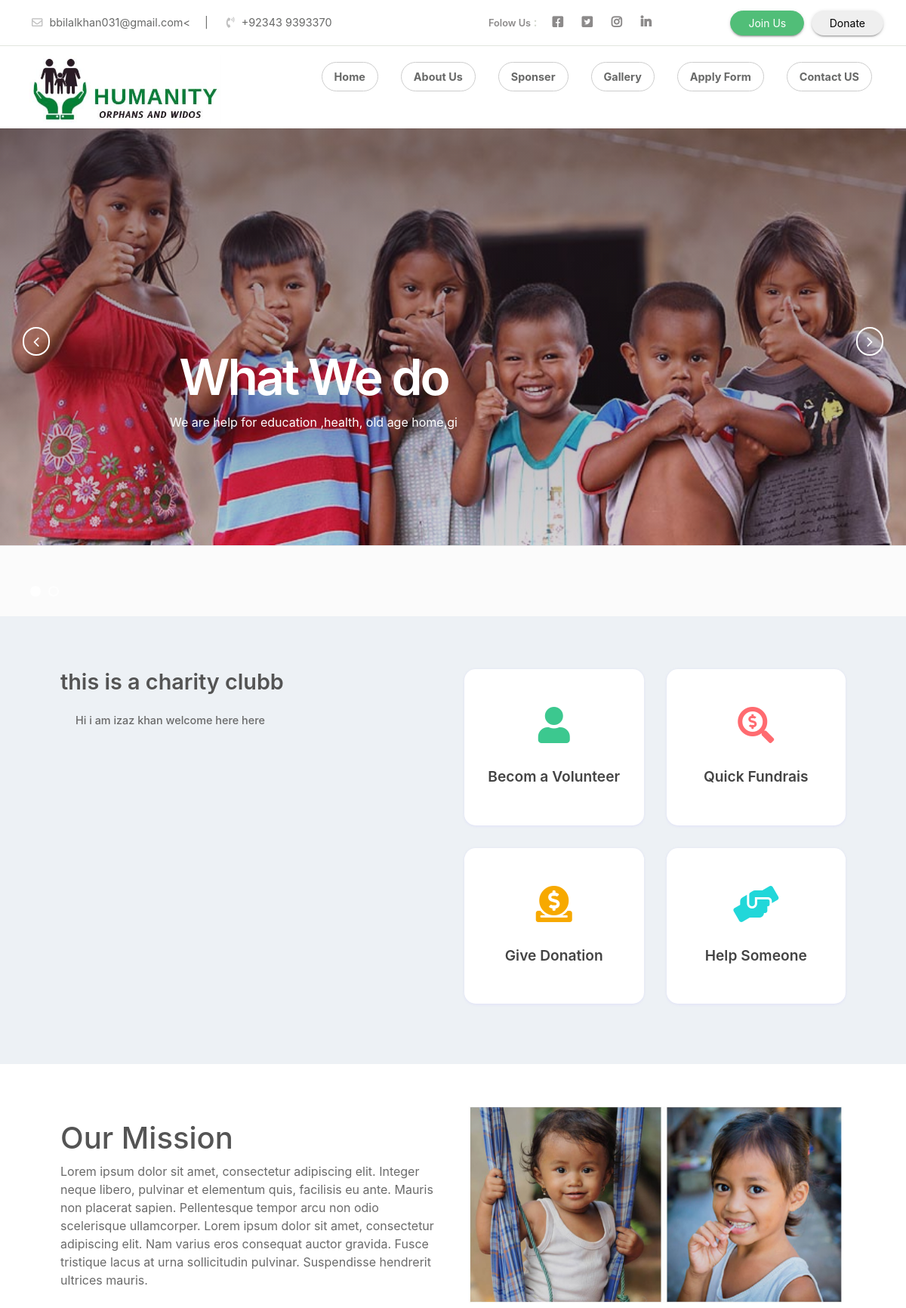
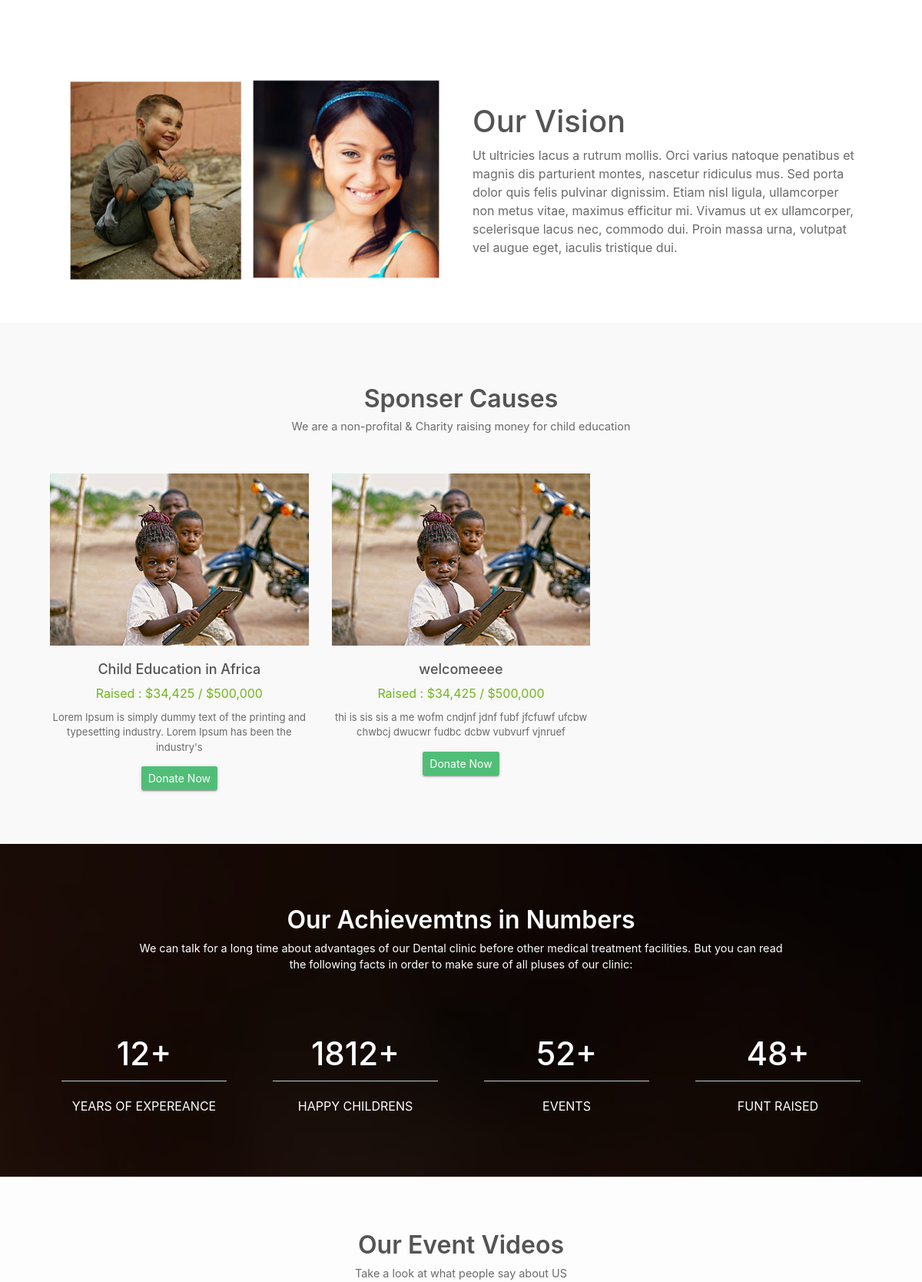
The page / (upper part) on the database its author committed (2 pictures, top to bottom).
### tables this page shows
CREATE TABLE `slider` (
  `id` int(11) NOT NULL,
  `image` varchar(100) NOT NULL,
  `title` varchar(50) NOT NULL,
  `des` varchar(50) NOT NULL
);

CREATE TABLE `about` (
  `id` int(11) NOT NULL,
  `title` varchar(100) NOT NULL,
  `des` text NOT NULL
);

CREATE TABLE `mission` (
  `id` int(11) NOT NULL,
  `image` varchar(100) NOT NULL,
  `title` varchar(50) NOT NULL,
  `des` text NOT NULL,
  `title1` varchar(100) NOT NULL,
  `image2` varchar(100) NOT NULL
);

CREATE TABLE `vision` (
  `id` int(11) NOT NULL,
  `image` varchar(100) NOT NULL,
  `title` varchar(50) NOT NULL,
  `des` text NOT NULL
);

CREATE TABLE `sponser` (
  `id` int(11) NOT NULL,
  `image` varchar(100) NOT NULL,
  `title` varchar(100) NOT NULL,
  `des` varchar(1000) NOT NULL,
  `price` varchar(100) NOT NULL
);

### index.php (called while the page is built)
<?php
include "head.php";
include "navbar.php";
include "body.php";
include "footer.php";
?>

### body.php (the view, shortened to what this page needs)
 <?php include 'dbcon.php'; ?>
    <div class="slider">
        <div class="owl-carousel ">
                   <?php $select="SELECT * FROM `slider` limit  3";
      $query=mysqli_query($con,$select);
      while ($row = mysqli_fetch_assoc($query)) {
        ?>
            <div class="slider-img">
                <div class="item">
                    <div class="slider-img">
                        <img src="admin/<?php echo $row['image']; ?>" alt="">
                    </div>
                    <div class="container">
                        <div class="row">
                            <div class="col-lg-offset-2 col-lg-8 col-md-offset-2 col-md-8 col-sm-12 col-xs-12">
                                <div class="animated bounceInDown slider-captions">
                                    <h1 class="slider-title"><?php echo $row['title']; ?></h1>
                                    <p class="slider-text hidden-xs"><?php echo $row['des']; ?></p>
                                </div>
                            </div>
                        </div>
                    </div>
                </div>
            </div>
<?php } ?>
        </div>
    </div>
<div class="about-us container-fluid">
    <div class="container">
  <?php $select="SELECT * FROM `about` limit  3";
      $query=mysqli_query($con,$select);
      while ($row = mysqli_fetch_assoc($query)) {
        ?>
        <div class="row natur-row no-margin w-100">
            <div class="text-part col-md-6">
                <h2><?php echo $row['title']; ?></h2>
                <p><?php echo $row['des']; ?> </p>
            </div>
        <?php } ?>
            <div class="image-part col-md-6">
                <div class="about-quick-box row">
                    <div class="col-md-6">
                        <div class="about-qcard">
                          <a href="become.php"> <i class="fas fa-user"></i>
                            <p>Becom a Volunteer</p></a>
                        </div>
                    </div>
                     <div class="col-md-6">
                        <div class="about-qcard ">
                          <a href="quick.php"> <i class="fas fa-search-dollar red"></i>
                            <p>Quick Fundrais</p></a>
                        </div>
                    </div>
                     <div class="col-md-6">
                        <div class="about-qcard ">
                          <a href="give.php"> <i class="fas fa-donate yell"></i>
                            <p>Give Donation</p></a>
                        </div>
                    </div>
                     <div class="col-md-6">
                        <div class="about-qcard ">
                          <a href="help.php"> <i class="fas fa-hands-helping blu"></i>
                            <p>Help Someone</p></a>
                        </div>
                    </div>
                </div>
            </div>
        </div>
    </div>
</div>
  <section class="container-fluid mission-vision">
      <div class="container">
          <div class="row mission">
             <?php $select="SELECT * FROM `mission` limit  3";
      $query=mysqli_query($con,$select);
      while ($row = mysqli_fetch_assoc($query)) {
        ?>
              <div class="col-md-6 mv-det">
                  <h1><?php echo $row['title'];?></h1>
                  <p><?php echo $row['des'];?></p>
              </div>
              <div class="col-md-6 mv-img">
                  <img src="admin/<?php echo $row['image'];?>" alt="">
              </div>
          <?php } ?>
          </div>
          <div class="row vision">
             <?php $select="SELECT * FROM `vision` limit  3";
      $query=mysqli_query($con,$select);
      while ($row = mysqli_fetch_assoc($query)) {
        ?>
              <div class="col-md-6 mv-img">
                   <img src="admin/<?php echo $row['image'];?>" alt="">
              </div>
              <div class="col-md-6 mv-det">
                   <h1><?php echo $row['title'];?></h1>
                   <p><?php echo $row['des'];?></p>
              </div>
          <?php } ?>
          </div>
      </div>
  </section>
    <section class="events">
        <div class="container">
            <div class="session-title row">
                <h2>Sponser Causes</h2>
                <p>We are a non-profital & Charity raising money for child education</p>
            </div>
            <div class="event-ro row">
                <?php
    $selecte = "SELECT * FROM `sponser` limit  3";
                $result1 = mysqli_query($con, $selecte);
                while ($row = mysqli_fetch_assoc($result1)) {
                ?>
                <div class="col-md-4 col-sm-6">
                    <div class="event-box">
                        <img src="admin/<?php echo $row['image'];?>" alt="">
                        <h4><?php echo $row['title'];?></h4>
                        <p class="raises"><span><?php echo $row['price'];?></span> </p>
                        <p class="desic"><?php echo $row['des'];?></p>
                        <a href="give.php"><button class="btn btn-success btn-sm">Donate Now</button></a>
                    </div>
                </div>
           <?php } ?> </div>
        </div>
    </section>
    <div class="doctor-message">
        <div class="inner-lay">
            <div class="container">
               <div class="row session-title">
                   <h2>Our Achievemtns in Numbers</h2>
                   <p>We can talk for a long time about advantages of our Dental clinic before other medical treatment facilities.
But you can read the following facts in order to make sure of all pluses of our clinic:</p>
               </div>
                <div class="row">
                    <div class="col-sm-3 numb">
                        <h3>12+</h3>
                        <span>YEARS OF EXPEREANCE</span>
                    </div>
                    <div class="col-sm-3 numb">
                        <h3>1812+</h3>
                        <span>HAPPY CHILDRENS</span>
                    </div>
                    <div class="col-sm-3 numb">
                        <h3>52+</h3>
                        <span>EVENTS</span>
                    </div>
                    <div class="col-sm-3 numb">
                        <h3>48+</h3>
                        <span>FUNT RAISED</span>
                    </div>
                </div>
            </div>
        </div>
    </div>
    <section class="our-blog">
         	<div class="container">
         		<div class="row session-title">
        			<h2> Our Event Videos </h2>
        			<p>Take a look at what people say about US </p>
        		</div>
         	</div>
         </section>

### assets/css/style.css (style rules this page uses)
* { margin: 0px; padding: 0px; list-style: none; }
img { max-width: 100%; }
a { text-decoration: none; outline: none; color: #444; }
html, body { height: 100%; }
p { margin-bottom: 0px; width: 100%; }
.no-margin { margin: 0px; }
::placeholder { color: #747f8a !important; font-size: 13px; opacity: .5 !important; }
.container-fluid { padding: 0px; }
h1, h2, h3, h4, h5, h6 { color: #545454; }
body { background-color: #f1f1f145 !important; -webkit-font-smoothing: antialiased; -moz-osx-font-smoothing: grayscale; text-rendering: optimizeLegibility; color: #6A6A6A; overflow-x: hidden; }
.session-title { padding: 30px; margin: 0px; margin-bottom: 20px; }
.session-title h2 { width: 100%; text-align: center; font-weight: 600; margin-bottom: 0px; }
.session-title p { max-width: 850px; text-align: center; float: none; margin: auto; font-size: .9rem; margin-top: 6px; }
.btn-success { background-color: #51be78; border-color: #51be78; }
.btn { box-shadow: 0 3px 1px -2px rgba(0, 0, 0, 0.2), 0 2px 2px 0 rgba(0, 0, 0, 0.14), 0 1px 5px 0 rgba(0, 0, 0, 0.12); border-radius: 2px; }
.container { max-width: 1170px; }
.slider { position: relative; }
.slider-captions { position: absolute; bottom: 132px; text-align: center; }
.slider-title { font-size: 66px; font-weight: 600; color: #fff; letter-spacing: -3px; }
.slider-text { margin-bottom: 20px; color: #fff; }
.slider-img { background: -moz-linear-gradient(top, rgba(45, 32, 44, 0.3) 0%, rgba(45, 32, 44, 0.1) 100%); background: -webkit-linear-gradient(top, rgba(45, 32, 44, 0.3) 0%, rgba(45, 32, 44, 0.1) 100%); background: linear-gradient(to bottom, rgba(45, 32, 44, 0.3) 0%, rgba(45, 32, 44, 0.1) 100%); filter: progid:DXImageTransform.Microsoft.gradient(startColorstr='#cc1b2429', endColorstr='#cc1b2429', GradientType=0); position: relative; }
.slider-img img { position: relative; z-index: -1; }
.slider .col-lg-offset-2 { float: none; margin: auto; }
.about-us { background-color: #edf1f5; padding: 50px; }
.about-us .natur-row { margin-top: 20px; }
.about-us .text-part h2 { font-weight: 600; font-size: 1.8rem; margin-bottom: 20px; }
.about-us .text-part p { text-indent: 20px; margin-bottom: 15px; line-height: 27px; font-weight: 500; text-align: justify; font-size: .9rem; }
.about-us .image-part .about-quick-box .about-qcard { padding: 50px 30px; background-color: #FFF; box-shadow: 0 2px 3px 0 rgba(218, 218, 253, 0.35), 0 0px 3px 0 rgba(206, 206, 238, 0.35); border-radius: 15px; text-align: center; margin-bottom: 30px; }
.about-us .image-part .about-quick-box .about-qcard p { font-weight: 600; font-size: 1.2rem; }
.about-us .image-part .about-quick-box .about-qcard i { font-size: 3rem; margin-bottom: 30px; color: #3cc88f; }
.about-us .image-part .about-quick-box .about-qcard .red { color: #ff6b70; }
.about-us .image-part .about-quick-box .about-qcard .yell { color: #f7a900; }
.about-us .image-part .about-quick-box .about-qcard .blu { color: #21d7d9; }
.events { background-color: #efefef2e; padding: 50px; }
.events .event-ro .event-box { text-align: center; margin-bottom: 20px; }
.events .event-ro .event-box img { margin-bottom: 20px; }
.events .event-ro .event-box h4 { font-size: 18px; }
.events .event-ro .event-box .raises { margin-bottom: 10px; }
.events .event-ro .event-box .raises span { color: #71b61b; }
.events .event-ro .event-box .desic { font-size: 13px; margin-bottom: 15px; }
.mission-vision { background-color: #FFF; }
.mission-vision .mission { padding: 50px; }
.mission-vision .vision { padding: 50px; }
.mission-vision .mv-det { margin: auto; }
.doctor-message { background-image: url("../images/slider/slider-2.jpg"); background-attachment: fixed; background-size: cover; }
.doctor-message .session-title h2 { color: #FFF; }
.doctor-message .inner-lay { background-color: rgba(0, 0, 0, 0.8); padding: 50px; color: #FFF; }
.doctor-message .inner-lay .numb { text-align: center; padding: 30px; }
.doctor-message .inner-lay .numb h3 { font-size: 42px; padding-bottom: 10px; border-bottom: 1px solid #CCC; margin-bottom: 20px; color: #FFF; }
.our-blog { background-color: #FDFDFD; padding: 40px; }

### rows shown on the page
slider: image (picture), title "What We do", des "We are help for education ,health, old age home,gi"
about: title "this is a charity clubb", des "Hi i am izaz khan welcome here here"
mission: title "Our Mission", des "Lorem ipsum dolor sit amet, consectetur adipiscing elit. Integer neque libero, pulvinar et elementum quis, facilisis eu ante. Mauris non placerat sapien. Pellentesque tempor arcu non odio scelerisque ullamcorper. Lorem ipsum dolor sit amet, consectetur adipiscing elit. Nam varius eros consequat auctor gravida. Fusce tristique lacus at urna sollicitudin pulvinar. Suspendisse hendrerit ultrices mauris.", image (picture)
vision: image (picture), title "Our Vision", des "Ut ultricies lacus a rutrum mollis. Orci varius natoque penatibus et magnis dis parturient montes, nascetur ridiculus mus. Sed porta dolor quis felis pulvinar dignissim. Etiam nisl ligula, ullamcorper non metus vitae, maximus efficitur mi. Vivamus ut ex ullamcorper, scelerisque lacus nec, commodo dui. Proin massa urna, volutpat vel augue eget, iaculis tristique dui."
sponser: image (picture), title "Child Education in Africa", price "Raised : $34,425 / $500,000", des "Lorem Ipsum is simply dummy text of the printing and typesetting industry. Lorem Ipsum has been the industry's"
sponser: image (picture), title "welcomeeee", price "Raised : $34,425 / $500,000", des "thi is sis sis a me wofm cndjnf jdnf fubf jfcfuwf ufcbw chwbcj dwucwr fudbc dcbw vubvurf vjnruef"
